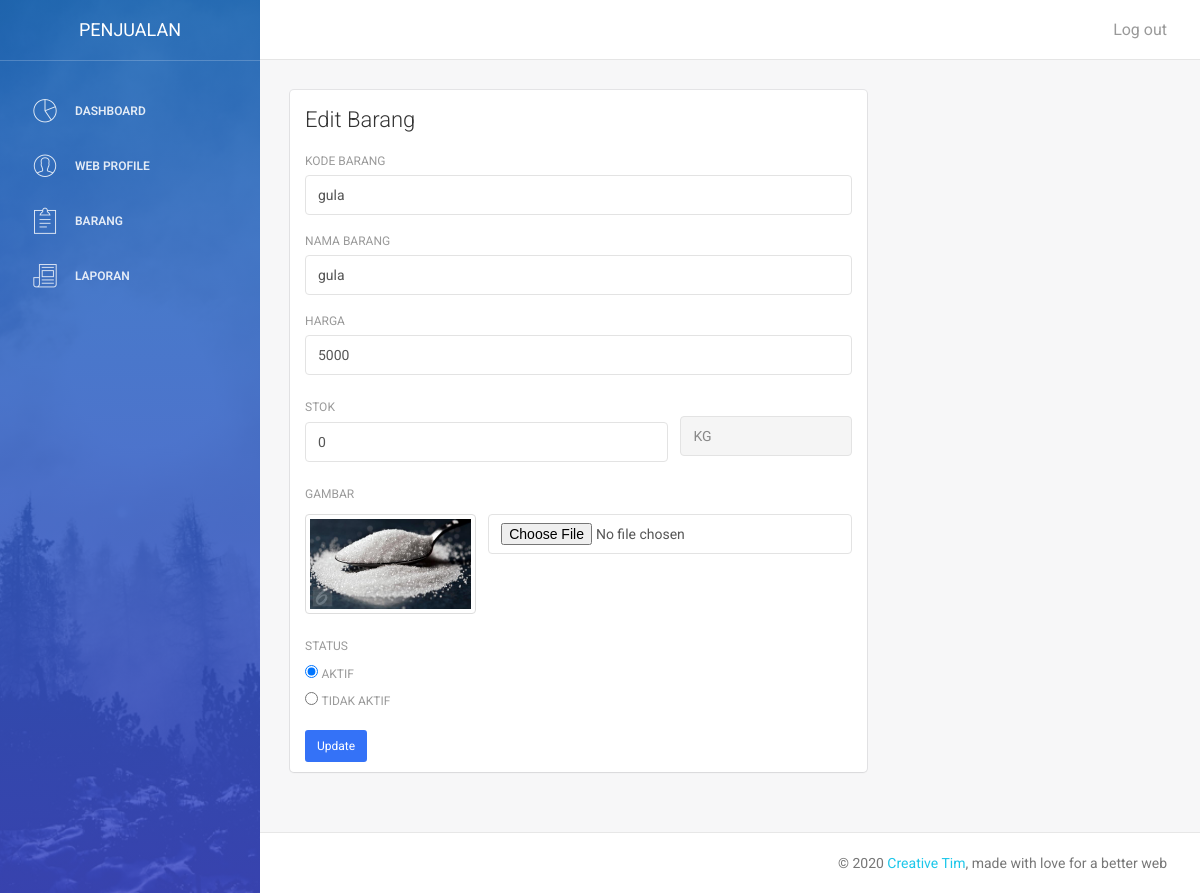
Page /admin/barang/edit.php?id_barang=214 (signed in) on the committed database.
### tables this page shows
CREATE TABLE `barang` (
  `id_barang` int(11) NOT NULL,
  `kode_barang` varchar(128) NOT NULL,
  `nama_barang` varchar(256) NOT NULL,
  `harga` int(11) NOT NULL,
  `stok` int(11) NOT NULL,
  `gambar` varchar(128) NOT NULL,
  `aktif` tinyint(1) NOT NULL DEFAULT 1
);

### admin/barang/edit.php (the view, shortened to what this page needs)
<?php
   require_once "../templates/header.php";
   require_once "../templates/sidebar.php";
   require_once "../templates/topbar.php";
   $id_barang = $_GET['id_barang'];
   $query_barang = mysqli_query($koneksi, "SELECT * FROM barang WHERE id_barang = $id_barang");
   $row = mysqli_fetch_assoc($query_barang);
 ?>
<div class="content">
   <div class="container-fluid">
       <div class="row">
           <div class="col-md-8">
               <div class="card">
                   <div class="header">
                       <h4 class="title">Edit Barang</h4>
                   </div>
                   <div class="content">
                     <form action="" method="POST" enctype="multipart/form-data">
                       <div class="form-group">
                         <label>Kode Barang</label>
                         <input type="text" name="kode_barang" class="form-control" value="<?= $row['kode_barang']; ?>">
                       </div>
                       <div class="form-group">
                         <label>Nama Barang</label>
                         <input type="text" name="nama_barang" class="form-control" value="<?= $row['nama_barang']; ?>">
                       </div>
                       <div class="form-group">
                         <label>Harga</label>
                         <input type="text" name="harga" class="form-control" value="<?= $row['harga']; ?>">
                       </div>
                       <div class="row">
                           <div class="col-md-8">
                               <div class="form-group">
                                 <label>Stok</label>
                                 <input type="text" name="stok" class="form-control" value="<?= $row['stok']; ?>">
                               </div>
                           </div>
                           <div class="col-md-4">
                               <div class="form-group">
                                 <input type="text" value="KG" readonly="" class="form-control">
                               </div>
                           </div>
                       </div>
                        <div class="form-group">
                           <label>Gambar</label>
                           <div class="row">
                             <div class="col-md-4">
                               <img src="../../assets/img/barang/<?php echo $row['gambar']; ?>" class="img-thumbnail">
                             </div>
                             <div class="col-md-8">
                               <input type="file" name="gambar" class="form-control">
                             </div>
                           </div>
                         </div>
                       <div class="form-group">
                         <label>Status</label>
                         <div class="form-check form-check-inline">
                           <input class="form-check-input" type="radio" name="aktif" id="inlineRadio1" value="1" <?= ($row['aktif'] == '1') ? 'checked' : ''; ?>>
                           <label class="form-check-label" for="inlineRadio1" >Aktif</label>
                         </div>
                         <div class="form-check form-check-inline">
                           <input class="form-check-input" type="radio" name="aktif" id="inlineRadio2" value="0" <?= ($row['aktif'] == '0') ? 'checked' : ''; ?>>
                           <label class="form-check-label" for="inlineRadio2">Tidak Aktif</label>
                         </div>
                       </div>
                       <button type="submit" name="submit" class="btn btn-primary btn-fill btn-sm">Update</button>
                     </form>
                   </div>
               </div>
           </div>
       </div>
   </div>
</div>
<?php require_once "../templates/footer.php"; ?>

### rows in the picture
barang: kode_barang "gula", nama_barang "gula", harga "5000", stok "0", gambar (picture), aktif "☑ AKTIF", aktif "☐ TIDAK AKTIF"
